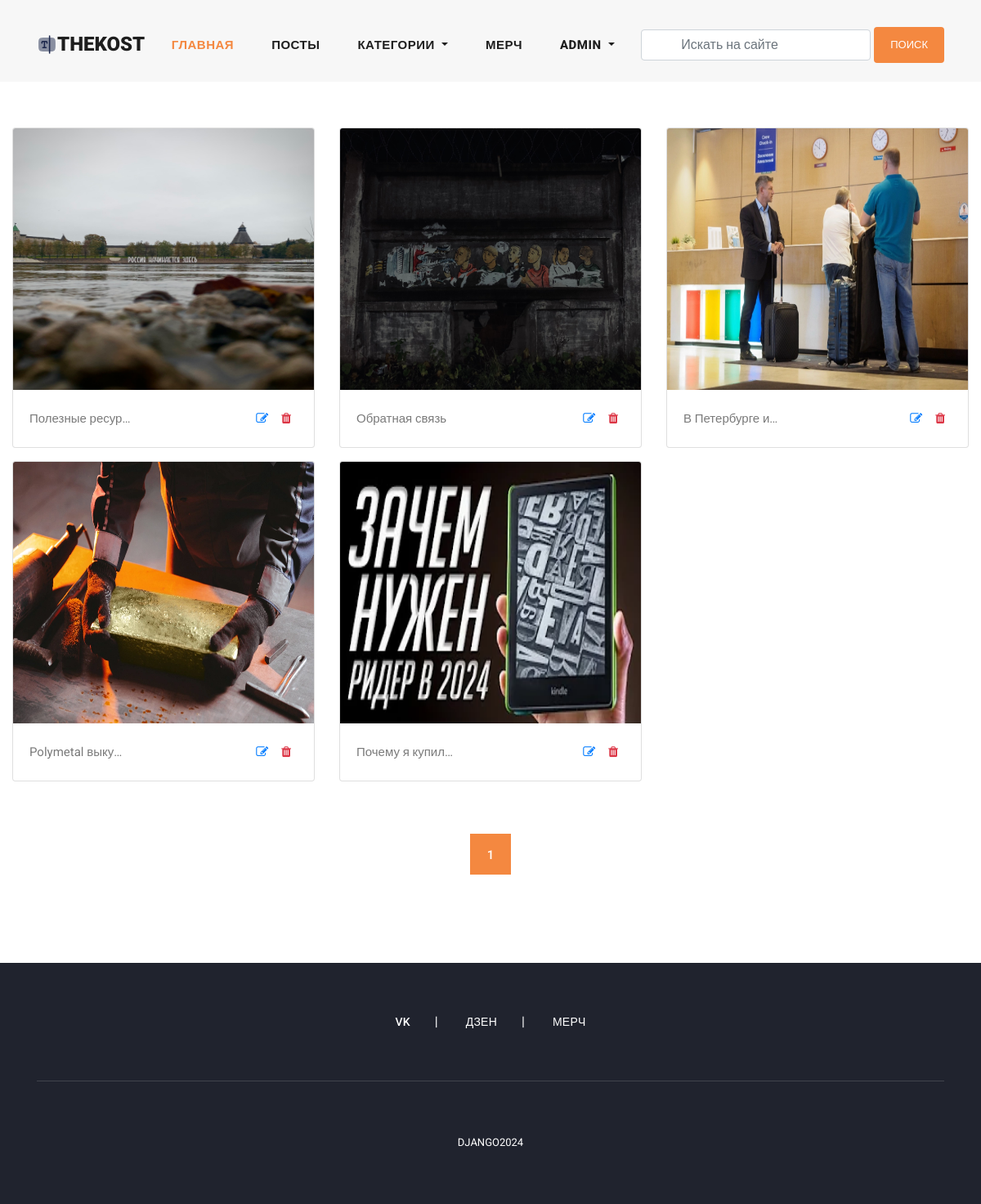
The page /my_blogs/ (signed in) on the database its author committed.
### user_profile/models.py (models this page shows, shortened)
class User(AbstractUser):
    email = models.EmailField(
        max_length=150,
        unique=True,
        error_messages={
            "unique": "Адрес электронной почты должен быть уникальным"
        }
    )
    profile_image = models.ImageField(
        null=True,
        blank=True,
        upload_to="profile_images"
    )
    followers = models.ManyToManyField("Follow")
    REQUIRED_FIELDS = ["email"]
    objects = CustomUserManager()

### blog/models.py (models this page shows, shortened)
class Blog(models.Model):
    user = models.ForeignKey(
        User,
        related_name='user_blogs',
        on_delete=models.CASCADE
    )
    category = models.ForeignKey(
        Category,
        related_name='category_blogs',
        on_delete=models.CASCADE
    )
    tags = models.ManyToManyField(
        Tag,
        related_name='tag_blogs',
        blank=True
    )
    likes = models.ManyToManyField(
        User,
        related_name='user_likes',
        blank=True
    )
    title = models.CharField(
        max_length=250
    )
    slug = models.SlugField(null=True, blank=True)
    banner = models.ImageField(upload_to='blog_banners')
    description = RichTextField()
    created_date = models.DateField(auto_now_add=True)

### blog/views.py (the view, shortened to what this page needs)
# urls.py: path('my_blogs/', my_blogs, name='my_blogs'),
@login_required(login_url='login')
def my_blogs(request):
    queryset = request.user.user_blogs.all()  # Получение всех блогов пользователя
    page = request.GET.get('page', 1)  # Получение номера текущей страницы из GET-запроса, по умолчанию - 1
    paginator = Paginator(queryset, 6)  # Создание объекта пагинатора для разбиения результатов на страницы
    delete = request.GET.get('delete', None)  # Получение параметра delete из GET-запроса
    try:
        blogs = paginator.page(page)  # Получение объекта Page с результатами для текущей страницы
    except EmptyPage:
        blogs = paginator.page(1)  # Если указанная страница пуста, показываем первую страницу
    except PageNotAnInteger:
        blogs = paginator.page(1)  # Если номер страницы не является целым числом, показываем первую страницу
        return redirect('blogs')  # Перенаправляем на страницу блогов
    context = {
        "blogs": blogs,  # Передача объекта Page с блогами в контекст шаблона
        "paginator": paginator  # Передача объекта пагинатора в контекст шаблона
    }
    return render(request, 'blog/my_blogs.html', context)  # Рендеринг шаблона страницы всех блогов пользователя

### blog/context_processors.py (called while the page is built)
def get_all_categories(request):
    categories = Category.objects.all()
    context = {
        "categories": categories
    }
    return context

### templates/blog/my_blogs.html (shortened to what this page needs)
{% extends 'base/base.html' %}
{% load static %}
{% block content %}
    <section class="my-blogs">
        <div class="container-fluid">
            <div class="row py-5">
                {% for blog in blogs %}
                    <div class="col-md-4 my-2">
                        <div class="card">
                            <img class="card-img-top img-fluid" style="width: 100%; height: 320px;"
                                 src="{{ blog.banner.url }}" alt="Card image cap">
                            <div class="card-body">
                                <p class="card-text d-flex flex-row">
                                    {{ blog.title|truncatechars:15 }}
                                    <a class="px-2 ml-auto" href="{% url 'update_blog' blog.slug %}">
                                        <i class="fa fa-edit"></i>
                                    </a>
                                    <a class="px-2" href="?delete={{ blog.pk }}">
                                        <i class="fa fa-trash text-danger"></i>
                                    </a>
                                </p>
                            </div>
                        </div>
                    </div>
                {% endfor %}
            </div>
            <div class="row py-2 justify-content-center">
                <div class="col-md-8">
                    {% include 'base/pagination.html' %}
                </div>
            </div>
        </div>
    </section>
{% endblock content %}

### templates/base/header.html (shortened to what this page needs)
{% load static %}
<header class="">
    <nav class="navbar navbar-expand-lg">
        <div class="container">
            <a class="navbar-brand mx-auto my-auto" style="display: flex;" href="{% url 'home' %}">
                <img src="{% static 'images/logo.svg' %}" alt="">
                <h2>TheKost</h2>
            </a>
            <div class="collapse navbar-collapse" id="navbarResponsive">
                <ul class="navbar-nav ml-auto">
                    <li class="nav-item active">
                        <a class="nav-link" href="{% url 'home' %}">Главная
                        </a>
                    </li>
                    <li class="nav-item">
                        <a class="nav-link" href="{% url 'blogs' %}">Посты</a>
                    </li>
                    <li class="nav-item dropdown">
                        <a class="nav-link dropdown-toggle" href="#" id="navbarDropdown" role="button"
                           data-toggle="dropdown" aria-haspopup="true" aria-expanded="false">
                            Категории
                        </a>
                    </li>
                    <li class="nav-item">
                        <a class="nav-link" href="{% url 'shop' %}">Мерч</a>
                    </li>
                    {% if request.user.is_authenticated %}
                        <li class="nav-item dropdown">
                            <a class="nav-link dropdown-toggle" href="#" id="navbarDropdown" role="button"
                               data-toggle="dropdown" aria-haspopup="true" aria-expanded="false">
                                {{ request.user.username }}
                            </a>
                        </li>
                    {% else %}
                        <li class="nav-item">
                            <a class="nav-link" href="{% url 'login' %}">Войти</a>
                        </li>
                    {% endif %}
                </ul>
                <form class="form-inline d-flex flex-nowrap my-2 ml-auto search-form" action="{% url 'search_blogs' %}"
                      method="GET">
                    <input class="form-control px-5" name="search" type="text" placeholder="Искать на сайте" required>
                    <button class="btn btn-primary ml-1">Поиск</button>
                </form>
            </div>
        </div>
    </nav>
</header>

### assets/css/css-base.css (style rules this page uses)
body { font-family: 'Roboto', sans-serif; overflow-x: hidden; text-rendering: optimizeLegibility; -webkit-font-smoothing: antialiased; -moz-osx-font-smoothing: grayscale; }
p { margin-bottom: 0px; font-size: 15px; font-weight: 400; color: #7a7a7a; line-height: 30px; }
a { text-decoration: none !important; }
ul { padding: 0; margin: 0; list-style: none; }
h1, h2, h3, h4, h5, h6 { margin: 0px; }
header { z-index: 99999; width: 100%; height: 100px; background-color: #f7f7f7; -webkit-transition: all 0.3s ease-in-out 0s; -moz-transition: all 0.3s ease-in-out 0s; -o-transition: all 0.3s ease-in-out 0s; transition: all 0.3s ease-in-out 0s; }
header .navbar { padding: 25px 0px; }
.navbar .navbar-brand { float: left; margin-top: -12px; outline: none; }
.navbar .navbar-brand h2 { color: #1e1e1e; text-transform: uppercase; font-size: 24px; font-weight: 900; -webkit-transition: all .3s ease 0s; -moz-transition: all .3s ease 0s; -o-transition: all .3s ease 0s; transition: all .3s ease 0s; }
#navbarResponsive { z-index: 999; }
.navbar-collapse { text-align: center; }
.navbar .navbar-nav .nav-item { margin: 0px 15px; }
.navbar .navbar-nav a.nav-link { text-transform: capitalize; font-size: 15px; font-weight: 800; text-transform: uppercase; letter-spacing: 0.5px; color: #1e1e1e; transition: all 0.3s; }
.navbar .navbar-nav .nav-link:hover, .navbar .navbar-nav .active > .nav-link, .navbar .navbar-nav .nav-link.active, .navbar .navbar-nav .nav-link.show, .navbar .navbar-nav .show > .nav-link { color: #f48840; }

### assets/css/main.css (style rules this page uses)
.btn-primary { display: inline-block; background-color: #f48840; color: #fff; font-size: 13px; font-weight: 500; padding: 12px 20px; text-transform: uppercase; transition: all .3s; border: none; outline: none; }
input, textarea { text-transform: none !important; }

### rows shown on the page
User: user.username "ADMIN"
Blog: banner (picture), title "Полезные ресур…"
Blog: banner (picture), title "Обратная связь"
Blog: banner (picture), title "В Петербурге и…"
Blog: banner (picture), title "Polymetal выку…"
Blog: banner (placeholder picture), title "Почему я купил…"

### other values the page prints
{{ page }} "1"
